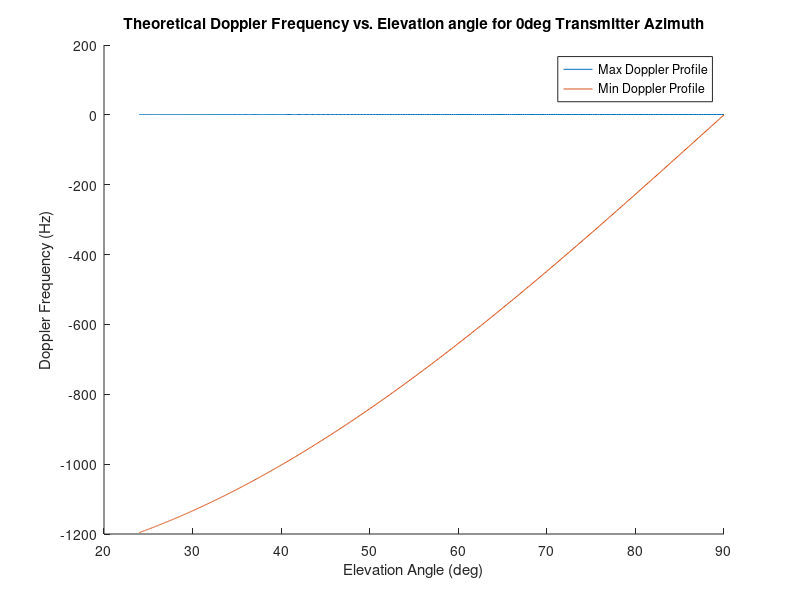

The MATLAB script that drew this image:
%max doppler 0deg offset rx
%looks great :)
clear;
RPM = 250;%changed
Altitude = 200;
fc = 1e9;
c = 3e8;

%max doppler for reflection radius
Reflection_radius = 7.5;
v = ((2*pi)/60)*RPM*Reflection_radius;
max_fd = 2*(v*fc)/c;

%Rx position (might not be needed)
Rx_z = 2;
Rx_y = 7;
Rx_x = 0;

Tx_radius = 0:1:450;
elevation_angle = atan(Altitude./(Tx_radius));

doppler_plus = ones(1,length(Tx_radius));
doppler_minus = -max_fd*cos(elevation_angle);

hold on
plot(360*elevation_angle/(2*pi),doppler_plus)
plot(360*elevation_angle/(2*pi),doppler_minus)
hold off
xlabel('Elevation Angle (deg)');
ylabel('Doppler Frequency (Hz)');
legend('Max Doppler Profile', 'Min Doppler Profile');
title('Theoretical Doppler Frequency vs. Elevation angle for 0deg Transmitter Azimuth');

